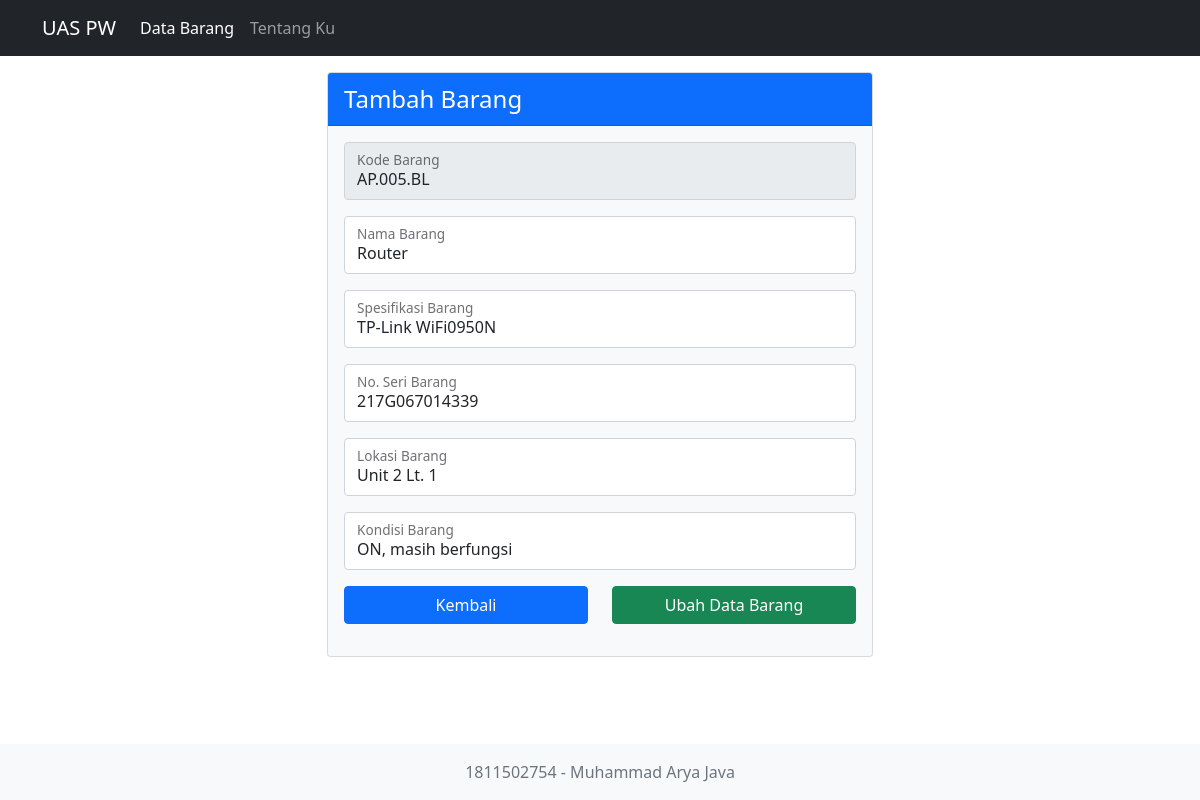
Page /barang/ubah?id=12&&kdbarang=AP.005.BL on the committed database.
### tables this page shows
CREATE TABLE `barang` (
  `id` int(11) NOT NULL,
  `kdbarang` varchar(255) NOT NULL,
  `nmbarang` varchar(255) NOT NULL,
  `spesifikasi` varchar(255) NOT NULL,
  `noseri` varchar(255) NOT NULL,
  `lokasi` varchar(255) NOT NULL,
  `kondisi` varchar(255) NOT NULL
);

### index.php (called while the page is built, shortened)
<?php
require_once __DIR__ . '/models/BarangModel.php';
$url = isset($_SERVER['PATH_INFO']) ? explode('/', ltrim($_SERVER['PATH_INFO'], '/')) : '/';
$barang = new Barang();
$tentangku = new Tentangku();
if ($url == '/') {
    return $barang->index();
} elseif ($url[0] == 'barang') {
    $url[]++;
    if ($url[1] == 'tambah') {
        return $barang->add();
    } elseif ($url[1] == 'tambah-barang') {
        return $barang->addBarang();
    } elseif ($url[1] == 'ubah') {
        return $barang->edit();
    } elseif ($url[1] == 'ubah-barang') {
        return $barang->editBarang();
    } elseif ($url[1] == 'hapus') {
        return $barang->remove();
    } elseif ($url[1] == 'cari') {
        return $barang->search();
    }
    return $barang->index();
} elseif ($url[0] == 'tentangku') {
    return $tentangku->index();
}

### models/BarangModel.php (called while the page is built, shortened)
<?php
class BarangModel
{
    private $connection;
    function __construct()
    {
        $this->connection = new mysqli(
            'localhost',
            'root',
            '',
            'db_phpcrud'
        );
    }
    public function getBarang($id = null, $kdbarang = null)
    {
        if ($id && $kdbarang) {
            $query = "SELECT * FROM barang WHERE id ='$id' AND kdbarang = '$kdbarang'";
            $result = $this->connection->query($query);
            if ($result->num_rows === 0) {
                return false;
            } else {
                return $result->fetch_assoc();
            }
        }
    }
}

### views/pages/barang/ubah-barang.php (the view, shortened to what this page needs)
<div class="row">
    <div class="col-6 mx-auto">
        <div class="card text-dark bg-light mb-3">
            <div class="card-header fs-4 bg-primary text-white">Tambah Barang</div>
            <div class="card-body">
                <form action="http://localhost/php-crud/barang/ubah-barang" method="POST">
                    <div class="form-floating mb-3">
                        <input type="text" class="form-control" name="kode" readonly required placeholder="Kode Barang" value="<?= $barang['kdbarang']; ?>">
                        <label for="kode">Kode Barang</label>
                    </div>
                    <div class="form-floating mb-3">
                        <input type="text" class="form-control" name="nama" placeholder="Nama Barang" value="<?= $barang['nmbarang']; ?>">
                        <label for="nama">Nama Barang</label>
                    </div>
                    <div class="form-floating mb-3">
                        <input type="text" class="form-control" name="spek" placeholder="Spesifikasi Barang" value="<?= $barang['spesifikasi']; ?>">
                        <label for="spek">Spesifikasi Barang</label>
                    </div>
                    <div class="form-floating mb-3">
                        <input type="text" class="form-control" name="seri" placeholder="No Seri Barang" value="<?= $barang['noseri']; ?>">
                        <label for="seri">No. Seri Barang</label>
                    </div>
                    <div class="form-floating mb-3">
                        <input type="text" class="form-control" name="lokasi" placeholder="Lokasi Barang" value="<?= $barang['lokasi']; ?>">
                        <label for="lokasi">Lokasi Barang</label>
                    </div>
                    <div class="form-floating mb-3">
                        <input type="text" class="form-control" name="kondisi" placeholder="Kondisi Barang" value="<?= $barang['kondisi']; ?>">
                        <label for="kondisi">Kondisi Barang</label>
                    </div>
                    <div class="form-floating mb-3">
                        <div class="row">
                            <div class="col d-grid gap-2">
                                <a href="http://localhost/php-crud/barang" class="btn btn-primary">Kembali</a>
                            </div>
                            <div class="col d-grid gap-2">
                                <button type="submit" class="btn btn-success">Ubah Data Barang</button>
                            </div>
                        </div>
                    </div>
                </form>
            </div>
        </div>
    </div>
</div>

### rows in the picture
barang: kode "AP.005.BL", nama "Router", spek "TP-Link WiFi0950N", seri "217G067014339", lokasi "Unit 2 Lt. 1", kondisi "ON, masih berfungsi"
